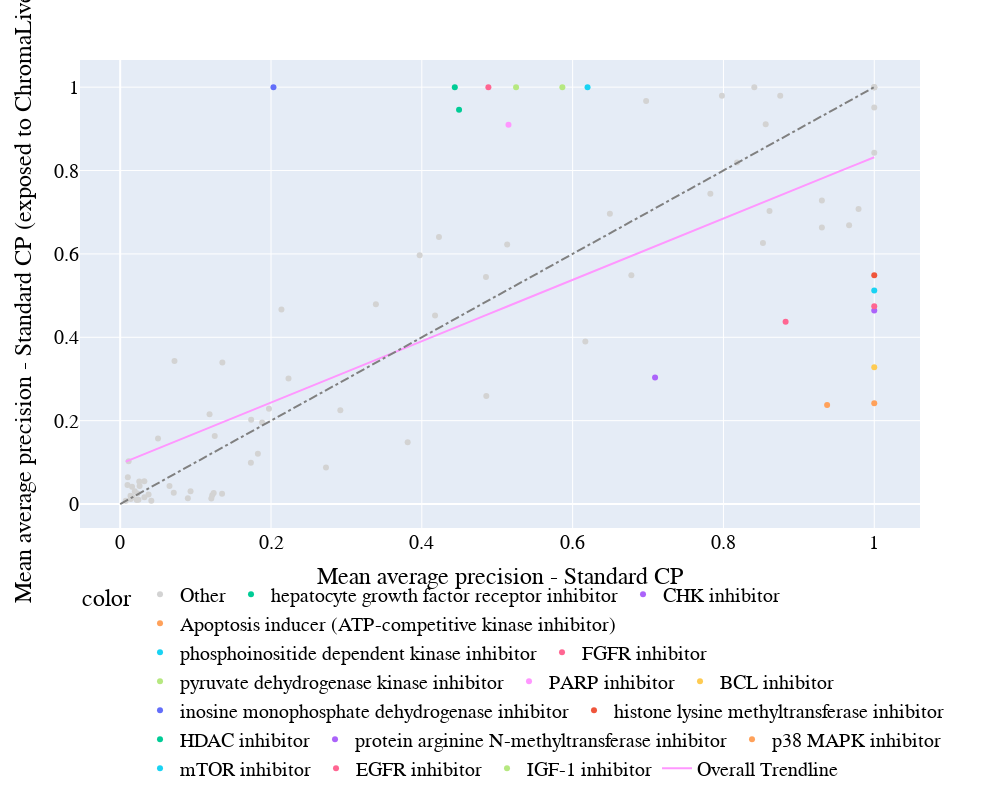

The notebook cell saved with this chart:
### Markdown cell above
### Plot with trendline

### Code cell
scatter_plot_comparison_colorblack_trendline(df_treatment, col1='Standard CP', col2='Standard CP (exposed to ChromaLive)')

### Figure 1 — Plotly figure (JSON) as saved in the notebook; plotly's stock layout.template omitted (floating-point values rounded to 4 significant figures)
{"data": [{"hovertemplate": "<b>%{hovertext}</b><br><br>color=Other<br>Mean average precision - Standard CP=%{x}<br>Mean average precision - Standard CP (exposed to ChromaLive)=%{y}<extra></extra>", "hovertext": ["tumor necrosis factor production inhibitor", "antihistamine", "acetylcholine receptor antagonist", "pyruvate dehydrogenase kinase inhibitor", "protein tyrosine kinase inhibitor", "antihistamine", "glycogen synthase kinase inhibitor", "histone lysine methyltransferase inhibitor", "tumor necrosis factor production inhibitor", "inosine monophosphate dehydrogenase inhibitor", "CDC inhibitor", "PARP inhibitor", "bromodomain inhibitor", "ubiquitin specific protease inhibitor", "glycogen synthase kinase inhibitor", "JAK inhibitor", "hepatocyte growth factor receptor inhibitor", "bromodomain inhibitor", "MEK inhibitor", "Aurora kinase inhibitor", "LXR agonist", "phospholipase inhibitor", "IGF-1 inhibitor", "tricyclic antidepressant", "histone lysine demethylase inhibitor", "phosphodiesterase inhibitor", "beta-catenin inhibitor", "JNK inhibitor", "LXR agonist", "DNA inhibitor", "kinesin inhibitor", "RAF inhibitor", "Bcr-Abl kinase inhibitor", "AMPK inhibitor", "phospholipase inhibitor", "Aurora kinase inhibitor", "JAK inhibitor", "tricyclic antidepressant", "MEK inhibitor", "HDAC inhibitor", "BCL inhibitor", "phosphodiesterase inhibitor", "kinesin inhibitor", "CDK inhibitor", "CDC inhibitor", "RAF inhibitor", "protein tyrosine kinase inhibitor", "MAP kinase inhibitor", "ER stressor (SERCA inhibitor)", "Apoptosis inducer (transcription inhibitor)", "phosphoinositide dependent kinase inhibitor", "DNA inhibitor", "smoothened receptor agonist", "JNK inhibitor", "CHK inhibitor", "EGFR inhibitor", "androgen receptor modulator", "HMGCR inhibitor", "acetylcholine receptor antagonist", "HMGCR inhibitor", "protein arginine N-methyltransferase inhibitor", "Bcr-Abl kinase inhibitor", "MAP kinase inhibitor", "p38 MAPK inhibitor", "ubiquitin specific protease inhibitor", "beta-catenin inhibitor", "CDK inhibitor", "histone lysine demethylase inhibitor", "hypoxia inducible factor inhibitor", "androgen receptor modulator", "mTOR inhibitor", "smoothened receptor agonist", "hypoxia inducible factor inhibitor"], "legendgroup": "Other", "marker": {"color": "lightgrey", "symbol": "circle"}, "mode": "markers", "name": "Other", "orientation": "v", "showlegend": true, "type": "scatter", "x": [0.07102, 0.02198, 0.03761, 0.1254, 0.1733, 0.01934, 0.6975, 0.0143, 0.0229, 1, 1, 0.02418, 0.1355, 0.122, 1, 0.08976, 0.03209, 1, 0.1973, 0.8753, 1, 0.009674, 0.8181, 0.01015, 0.06538, 0.09331, 0.0137, 0.01117, 0.292, 0.04131, 0.9306, 0.072, 0.8611, 0.1882, 0.9306, 0.4851, 0.1737, 0.01642, 0.6494, 0.5132, 0.4855, 0.007374, 0.4176, 0.7826, 0.124, 0.9792, 0.02574, 0.01474, 1, 0.6779, 0.8561, 0.2139, 0.2232, 0.01471, 0.8524, 0.05016, 0.01576, 0.1209, 0.03202, 0.01389, 0.1826, 0.3971, 0.3391, 0.2729, 0.1185, 0.9667, 0.4227, 0.798, 0.02529, 0.1351, 0.8409, 0.3812, 0.6169], "xaxis": "x", "y": [0.02693, 0.009849, 0.02282, 0.1634, 0.09904, 0.03086, 0.9667, 0.01833, 0.02504, 1, 1, 0.01055, 0.3394, 0.02089, 0.8424, 0.01371, 0.0163, 1, 0.2283, 0.9792, 1, 0.04599, 0.8194, 0.06423, 0.04337, 0.03079, 0.02016, 0.1028, 0.225, 0.007685, 0.6635, 0.3434, 0.7028, 0.1957, 0.728, 0.5447, 0.2023, 0.01639, 0.6961, 0.6228, 0.2593, 0.008176, 0.4522, 0.7444, 0.02658, 0.708, 0.04336, 0.01546, 0.9514, 0.5489, 0.9107, 0.4667, 0.3011, 0.01786, 0.626, 0.1572, 0.04154, 0.0133, 0.05456, 0.01206, 0.1207, 0.5965, 0.479, 0.08788, 0.2154, 0.6686, 0.6406, 0.9792, 0.05428, 0.02445, 1, 0.148, 0.3901], "yaxis": "y"}, {"hovertemplate": "<b>%{hovertext}</b><br><br>color=hepatocyte growth factor receptor inhibitor<br>Mean average precision - Standard CP=%{x}<br>Mean average precision - Standard CP (exposed to ChromaLive)=%{y}<extra></extra>", "hovertext": ["hepatocyte growth factor receptor inhibitor"], "legendgroup": "hepatocyte growth factor receptor inhibitor", "marker": {"color": "#00cc96", "symbol": "circle"}, "mode": "markers", "name": "hepatocyte growth factor receptor inhibitor", "orientation": "v", "showlegend": true, "type": "scatter", "x": [0.4438], "xaxis": "x", "y": [1], "yaxis": "y"}, {"hovertemplate": "<b>%{hovertext}</b><br><br>color=CHK inhibitor<br>Mean average precision - Standard CP=%{x}<br>Mean average precision - Standard CP (exposed to ChromaLive)=%{y}<extra></extra>", "hovertext": ["CHK inhibitor"], "legendgroup": "CHK inhibitor", "marker": {"color": "#ab63fa", "symbol": "circle"}, "mode": "markers", "name": "CHK inhibitor", "orientation": "v", "showlegend": true, "type": "scatter", "x": [1], "xaxis": "x", "y": [0.4643], "yaxis": "y"}, {"hovertemplate": "<b>%{hovertext}</b><br><br>color=Apoptosis inducer (ATP-competitive kinase inhibitor)<br>Mean average precision - Standard CP=%{x}<br>Mean average precision - Standard CP (exposed to ChromaLive)=%{y}<extra></extra>", "hovertext": ["Apoptosis inducer (ATP-competitive kinase inhibitor)"], "legendgroup": "Apoptosis inducer (ATP-competitive kinase inhibitor)", "marker": {"color": "#FFA15A", "symbol": "circle"}, "mode": "markers", "name": "Apoptosis inducer (ATP-competitive kinase inhibitor)", "orientation": "v", "showlegend": true, "type": "scatter", "x": [1], "xaxis": "x", "y": [0.2419], "yaxis": "y"}, {"hovertemplate": "<b>%{hovertext}</b><br><br>color=phosphoinositide dependent kinase inhibitor<br>Mean average precision - Standard CP=%{x}<br>Mean average precision - Standard CP (exposed to ChromaLive)=%{y}<extra></extra>", "hovertext": ["phosphoinositide dependent kinase inhibitor"], "legendgroup": "phosphoinositide dependent kinase inhibitor", "marker": {"color": "#19d3f3", "symbol": "circle"}, "mode": "markers", "name": "phosphoinositide dependent kinase inhibitor", "orientation": "v", "showlegend": true, "type": "scatter", "x": [0.6198], "xaxis": "x", "y": [1], "yaxis": "y"}, {"hovertemplate": "<b>%{hovertext}</b><br><br>color=FGFR inhibitor<br>Mean average precision - Standard CP=%{x}<br>Mean average precision - Standard CP (exposed to ChromaLive)=%{y}<extra></extra>", "hovertext": ["FGFR inhibitor", "FGFR inhibitor"], "legendgroup": "FGFR inhibitor", "marker": {"color": "#FF6692", "symbol": "circle"}, "mode": "markers", "name": "FGFR inhibitor", "orientation": "v", "showlegend": true, "type": "scatter", "x": [0.8824, 0.4883], "xaxis": "x", "y": [0.4374, 1], "yaxis": "y"}, {"hovertemplate": "<b>%{hovertext}</b><br><br>color=pyruvate dehydrogenase kinase inhibitor<br>Mean average precision - Standard CP=%{x}<br>Mean average precision - Standard CP (exposed to ChromaLive)=%{y}<extra></extra>", "hovertext": ["pyruvate dehydrogenase kinase inhibitor"], "legendgroup": "pyruvate dehydrogenase kinase inhibitor", "marker": {"color": "#B6E880", "symbol": "circle"}, "mode": "markers", "name": "pyruvate dehydrogenase kinase inhibitor", "orientation": "v", "showlegend": true, "type": "scatter", "x": [0.525], "xaxis": "x", "y": [1], "yaxis": "y"}, {"hovertemplate": "<b>%{hovertext}</b><br><br>color=PARP inhibitor<br>Mean average precision - Standard CP=%{x}<br>Mean average precision - Standard CP (exposed to ChromaLive)=%{y}<extra></extra>", "hovertext": ["PARP inhibitor"], "legendgroup": "PARP inhibitor", "marker": {"color": "#FF97FF", "symbol": "circle"}, "mode": "markers", "name": "PARP inhibitor", "orientation": "v", "showlegend": true, "type": "scatter", "x": [0.5149], "xaxis": "x", "y": [0.9097], "yaxis": "y"}, {"hovertemplate": "<b>%{hovertext}</b><br><br>color=BCL inhibitor<br>Mean average precision - Standard CP=%{x}<br>Mean average precision - Standard CP (exposed to ChromaLive)=%{y}<extra></extra>", "hovertext": ["BCL inhibitor"], "legendgroup": "BCL inhibitor", "marker": {"color": "#FECB52", "symbol": "circle"}, "mode": "markers", "name": "BCL inhibitor", "orientation": "v", "showlegend": true, "type": "scatter", "x": [1], "xaxis": "x", "y": [0.3281], "yaxis": "y"}, {"hovertemplate": "<b>%{hovertext}</b><br><br>color=inosine monophosphate dehydrogenase inhibitor<br>Mean average precision - Standard CP=%{x}<br>Mean average precision - Standard CP (exposed to ChromaLive)=%{y}<extra></extra>", "hovertext": ["inosine monophosphate dehydrogenase inhibitor"], "legendgroup": "inosine monophosphate dehydrogenase inhibitor", "marker": {"color": "#636efa", "symbol": "circle"}, "mode": "markers", "name": "inosine monophosphate dehydrogenase inhibitor", "orientation": "v", "showlegend": true, "type": "scatter", "x": [0.2033], "xaxis": "x", "y": [1], "yaxis": "y"}, {"hovertemplate": "<b>%{hovertext}</b><br><br>color=histone lysine methyltransferase inhibitor<br>Mean average precision - Standard CP=%{x}<br>Mean average precision - Standard CP (exposed to ChromaLive)=%{y}<extra></extra>", "hovertext": ["histone lysine methyltransferase inhibitor"], "legendgroup": "histone lysine methyltransferase inhibitor", "marker": {"color": "#EF553B", "symbol": "circle"}, "mode": "markers", "name": "histone lysine methyltransferase inhibitor", "orientation": "v", "showlegend": true, "type": "scatter", "x": [1], "xaxis": "x", "y": [0.5489], "yaxis": "y"}, {"hovertemplate": "<b>%{hovertext}</b><br><br>color=HDAC inhibitor<br>Mean average precision - Standard CP=%{x}<br>Mean average precision - Standard CP (exposed to ChromaLive)=%{y}<extra></extra>", "hovertext": ["HDAC inhibitor"], "legendgroup": "HDAC inhibitor", "marker": {"color": "#00cc96", "symbol": "circle"}, "mode": "markers", "name": "HDAC inhibitor", "orientation": "v", "showlegend": true, "type": "scatter", "x": [0.4494], "xaxis": "x", "y": [0.9458], "yaxis": "y"}, {"hovertemplate": "<b>%{hovertext}</b><br><br>color=protein arginine N-methyltransferase inhibitor<br>Mean average precision - Standard CP=%{x}<br>Mean average precision - Standard CP (exposed to ChromaLive)=%{y}<extra></extra>", "hovertext": ["protein arginine N-methyltransferase inhibitor"], "legendgroup": "protein arginine N-methyltransferase inhibitor", "marker": {"color": "#ab63fa", "symbol": "circle"}, "mode": "markers", "name": "protein arginine N-methyltransferase inhibitor", "orientation": "v", "showlegend": true, "type": "scatter", "x": [0.7093], "xaxis": "x", "y": [0.3034], "yaxis": "y"}, {"hovertemplate": "<b>%{hovertext}</b><br><br>color=p38 MAPK inhibitor<br>Mean average precision - Standard CP=%{x}<br>Mean average precision - Standard CP (exposed to ChromaLive)=%{y}<extra></extra>", "hovertext": ["p38 MAPK inhibitor"], "legendgroup": "p38 MAPK inhibitor", "marker": {"color": "#FFA15A", "symbol": "circle"}, "mode": "markers", "name": "p38 MAPK inhibitor", "orientation": "v", "showlegend": true, "type": "scatter", "x": [0.9375], "xaxis": "x", "y": [0.2375], "yaxis": "y"}, {"hovertemplate": "<b>%{hovertext}</b><br><br>color=mTOR inhibitor<br>Mean average precision - Standard CP=%{x}<br>Mean average precision - Standard CP (exposed to ChromaLive)=%{y}<extra></extra>", "hovertext": ["mTOR inhibitor"], "legendgroup": "mTOR inhibitor", "marker": {"color": "#19d3f3", "symbol": "circle"}, "mode": "markers", "name": "mTOR inhibitor", "orientation": "v", "showlegend": true, "type": "scatter", "x": [1], "xaxis": "x", "y": [0.5124], "yaxis": "y"}, {"hovertemplate": "<b>%{hovertext}</b><br><br>color=EGFR inhibitor<br>Mean average precision - Standard CP=%{x}<br>Mean average precision - Standard CP (exposed to ChromaLive)=%{y}<extra></extra>", "hovertext": ["EGFR inhibitor"], "legendgroup": "EGFR inhibitor", "marker": {"color": "#FF6692", "symbol": "circle"}, "mode": "markers", "name": "EGFR inhibitor", "orientation": "v", "showlegend": true, "type": "scatter", "x": [1], "xaxis": "x", "y": [0.4743], "yaxis": "y"}, {"hovertemplate": "<b>%{hovertext}</b><br><br>color=IGF-1 inhibitor<br>Mean average precision - Standard CP=%{x}<br>Mean average precision - Standard CP (exposed to ChromaLive)=%{y}<extra></extra>", "hovertext": ["IGF-1 inhibitor"], "legendgroup": "IGF-1 inhibitor", "marker": {"color": "#B6E880", "symbol": "circle"}, "mode": "markers", "name": "IGF-1 inhibitor", "orientation": "v", "showlegend": true, "type": "scatter", "x": [0.5864], "xaxis": "x", "y": [1], "yaxis": "y"}, {"hovertemplate": "<b>OLS trendline</b><br>y = 0.735746 * x + 0.0961868<br>R<sup>2</sup>=0.563726<br><br>Mean average precision - Standard CP=%{x}<br>Mean average precision - Standard CP (exposed to ChromaLive)=%{y} <b>(trend)</b><extra></extra>", "legendgroup": "Overall Trendline", "line": {"color": "#FF97FF"}, "mode": "lines", "name": "Overall Trendline", "showlegend": true, "type": "scatter", "x": [0.007374, 0.009674, 0.01015, 0.01117, 0.0137, 0.01389, 0.0143, 0.01471, 0.01474, 0.01576, 0.01642, 0.01934, 0.02198, 0.0229, 0.02418, 0.02529, 0.02574, 0.03202, 0.03209, 0.03761, 0.04131, 0.05016, 0.06538, 0.07102, 0.072, 0.08976, 0.09331, 0.1185, 0.1209, 0.122, 0.124, 0.1254, 0.1351, 0.1355, 0.1733, 0.1737, 0.1826, 0.1882, 0.1973, 0.2033, 0.2139, 0.2232, 0.2729, 0.292, 0.3391, 0.3812, 0.3971, 0.4176, 0.4227, 0.4438, 0.4494, 0.4851, 0.4855, 0.4883, 0.5132, 0.5149, 0.525, 0.5864, 0.6169, 0.6198, 0.6494, 0.6779, 0.6975, 0.7093, 0.7826, 0.798, 0.8181, 0.8409, 0.8524, 0.8561, 0.8611, 0.8753, 0.8824, 0.9306, 0.9306, 0.9375, 0.9667, 0.9792, 1, 1, 1, 1, 1, 1, 1, 1, 1, 1, 1, 1], "xaxis": "x", "y": [0.1016, 0.1033, 0.1037, 0.1044, 0.1063, 0.1064, 0.1067, 0.107, 0.107, 0.1078, 0.1083, 0.1104, 0.1124, 0.113, 0.114, 0.1148, 0.1151, 0.1197, 0.1198, 0.1239, 0.1266, 0.1331, 0.1443, 0.1484, 0.1492, 0.1622, 0.1648, 0.1834, 0.1851, 0.186, 0.1874, 0.1884, 0.1956, 0.1959, 0.2237, 0.224, 0.2305, 0.2347, 0.2414, 0.2457, 0.2535, 0.2604, 0.297, 0.311, 0.3457, 0.3767, 0.3884, 0.4034, 0.4072, 0.4227, 0.4268, 0.4531, 0.4534, 0.4554, 0.4738, 0.4751, 0.4825, 0.5276, 0.55, 0.5522, 0.574, 0.595, 0.6094, 0.6181, 0.672, 0.6833, 0.6981, 0.7149, 0.7233, 0.726, 0.7297, 0.7402, 0.7454, 0.7808, 0.7808, 0.7859, 0.8074, 0.8166, 0.8319, 0.8319, 0.8319, 0.8319, 0.8319, 0.8319, 0.8319, 0.8319, 0.8319, 0.8319, 0.8319, 0.8319], "yaxis": "y"}], "layout": {"font": {"color": "Black", "family": "sans serif", "size": 20}, "height": 800, "legend": {"orientation": "h", "title": {"text": "color"}, "tracegroupgap": 0}, "margin": {"t": 60}, "shapes": [{"line": {"color": "grey", "dash": "dashdot"}, "type": "line", "x0": 0, "x1": 1, "y0": 0, "y1": 1}], "width": 1000, "xaxis": {"anchor": "y", "domain": [0, 1], "title": {"text": "Mean average precision - Standard CP"}}, "yaxis": {"anchor": "x", "domain": [0, 1], "title": {"text": "Mean average precision - Standard CP (exposed to ChromaLive)"}}}}
